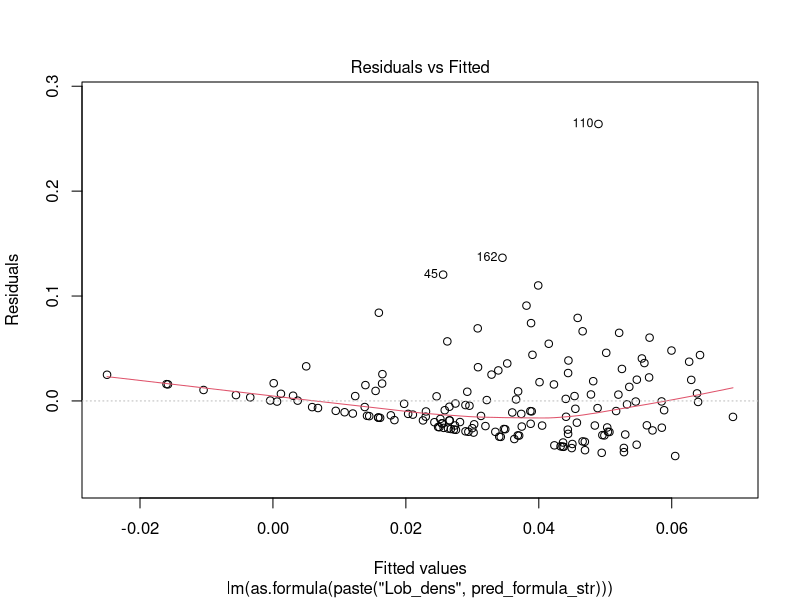
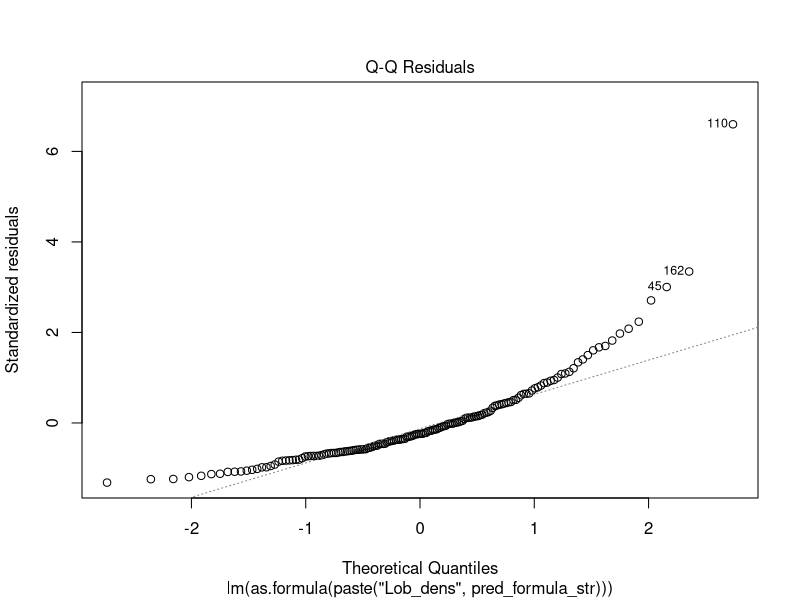
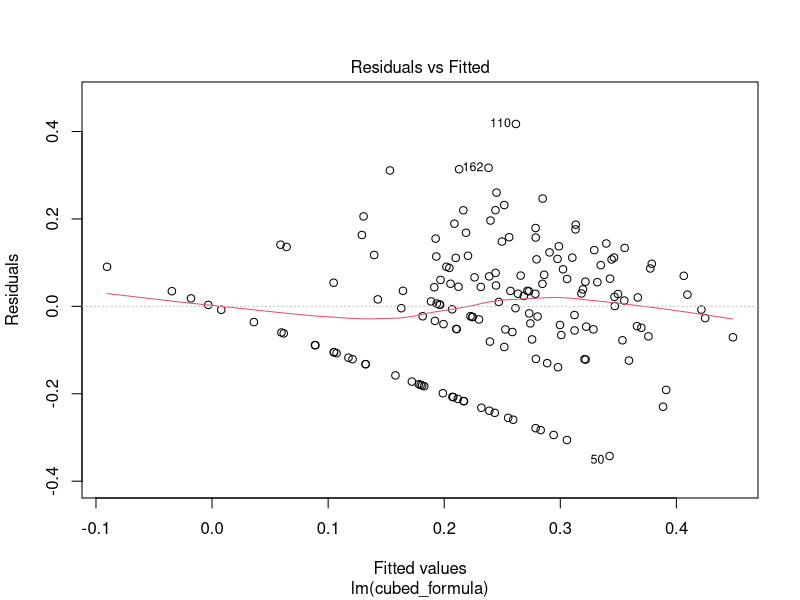
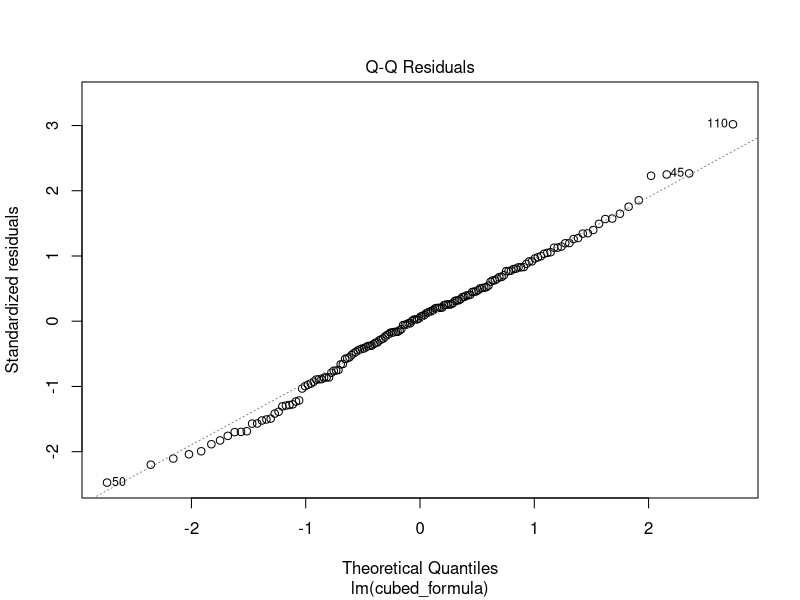
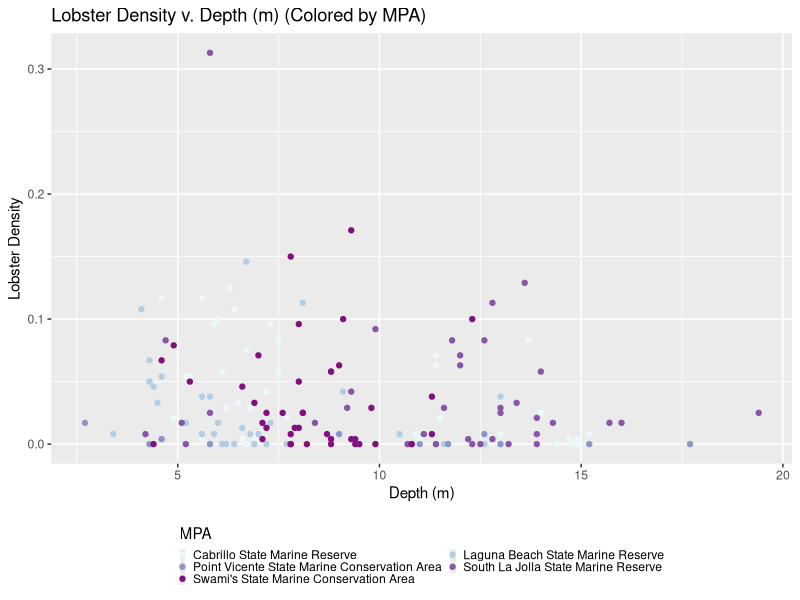
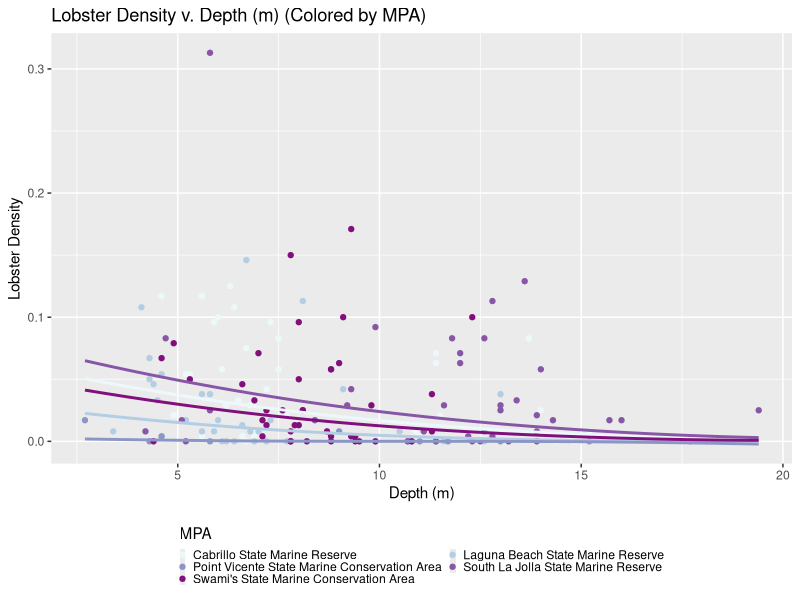

The R script that drew these images, in order:
## ---- chunk 1
lobsters <- read.csv("./Datasets/lobsters_survey.csv")
lobsters_subset = lobsters[,c("MPA", "Inside_Outside", "Depth_m", "Relief_cm", "Flat_Rock", "Cobble", "Boulder", "Sand")]
head(lobsters_subset)
## ---- chunk 2
unique(c(lobsters$MPA, lobsters$Inside_Outside))
## ---- chunk 3
continuous <- names(lobsters_subset)[-c(1,2)]
pred_formula_str <- paste("~", paste(names(lobsters_subset), collapse='+'))
X <- model.matrix(as.formula(pred_formula_str), data = lobsters)
dim(X)
## ---- chunk 4
lob_dens_fit <- lm(as.formula(paste("Lob_dens", pred_formula_str)), data = lobsters)
plot(lob_dens_fit,1)
## ---- chunk 5
plot(lob_dens_fit,2)
## ---- chunk 6
cubed_formula <- as.formula(paste("Lob_dens^(1/3)", pred_formula_str))
lob_dens_rootfit <- lm(cubed_formula, data = lobsters)
plot(lob_dens_rootfit,1)
## ---- chunk 7
plot(lob_dens_rootfit,2)
## ---- chunk 8
library(ggplot2)
library(RColorBrewer)

color <- brewer.pal(n = 5, name = "BuPu")

legend_col <- scale_color_manual(values=c("Cabrillo State Marine Reserve" = color[1],
                            "Laguna Beach State Marine Reserve" = color[2],
                            "Point Vicente State Marine Conservation Area"=color[3],
                            "South La Jolla State Marine Reserve" = color[4],
                            "Swami's State Marine Conservation Area" = color[5]))
baseplot <- ggplot() +
  geom_point(aes(x = Depth_m, y = Lob_dens, color = MPA), data = lobsters) +
  legend_col +
  xlab("Depth (m)") +
  ylab("Lobster Density") +
  ggtitle("Lobster Density v. Depth (m) (Colored by MPA)") +
  theme(legend.key.size = unit(0.1, "cm"), 
        legend.key.width = unit(0.1,"cm"),
        legend.position = 'bottom',
        legend.direction = 'vertical') +
  guides(color=guide_legend(nrow=3, byrow=TRUE))
baseplot
## ---- chunk 9
mini <- min(lobsters$Depth_m)
maxi <- max(lobsters$Depth_m)
new_depthm <- seq(mini,maxi, .1)
n<-length(new_depthm)
new_data <- data.frame(Inside_Outside= rep("Inside",n),
                       Depth_m= new_depthm,
                       Relief_cm= rep(mean(lobsters$Relief_cm),n),
                       Flat_Rock= rep(mean(lobsters$Flat_Rock),n),
                       Cobble= rep(mean(lobsters$Cobble),n),
                       Boulder = rep(mean(lobsters$Boulder),n),
                       Sand = rep(mean(lobsters$Sand),n))

mpatrend <- function(mpa_type){
  trend <- predict(lob_dens_rootfit, 
                   newdata = cbind(MPA = rep(mpa_type,n), new_data))
  trend_trans <- trend^3
  return(trend_trans)
}
mpa_type <- unique(lobsters$MPA)
plot2 <- baseplot +
  geom_smooth(aes(x=new_depthm, y = mpatrend(mpa_type[1])), 
                 color = color[1]) +
  geom_smooth(aes(x=new_depthm, y = mpatrend(mpa_type[2])), 
                 color = color[2]) +
  geom_smooth(aes(x=new_depthm, y = mpatrend(mpa_type[3])), 
                 color = color[3]) +
  geom_smooth(aes(x=new_depthm, y = mpatrend(mpa_type[4])), 
                 color = color[4]) +  
  geom_smooth(aes(x=new_depthm, y = mpatrend(mpa_type[5])), 
                 color = color[5])
plot2
## ---- chunk 10
X_alt <- scale(X[, -1])
fit_std <- lm(Lob_dens^(1/3) ~ X_alt,
              data = lobsters)
coef(fit_std)
## ---- chunk 11
# Type III
car::Anova(lm(as.formula(paste("Lob_dens^(1/3)", pred_formula_str)), data = lobsters), type = 'III')
